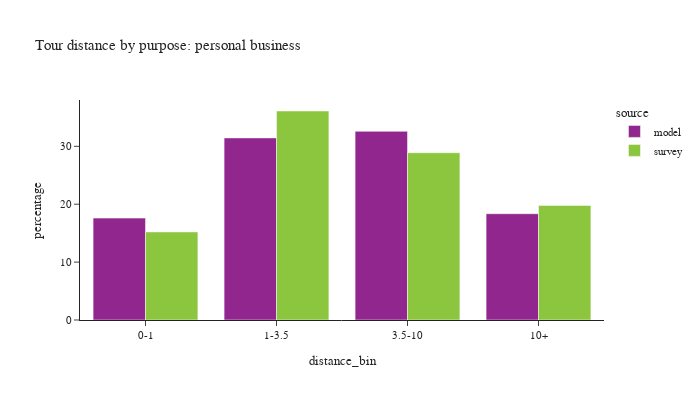

The code cell stored with this chart in its notebook:
### Code cell
plot_bins(tour, tour['pdpurp'] == 4, 'personal business')

### Figure 1 — Plotly figure (JSON) as saved in the notebook; plotly's stock layout.template omitted (floating-point values rounded to 4 significant figures)
{"data": [{"alignmentgroup": "True", "customdata": [[94252], [168438], [174545], [98330]], "hovertemplate": "source=model<br>distance_bin=%{x}<br>percentage=%{y}<br>sample count=%{customdata[0]}<extra></extra>", "legendgroup": "model", "marker": {"color": "#91268F", "pattern": {"shape": ""}}, "name": "model", "offsetgroup": "model", "orientation": "v", "showlegend": true, "textposition": "auto", "type": "bar", "x": ["0-1", "1-3.5", "3.5-10", "10+"], "xaxis": "x", "y": [17.6, 31.45, 32.59, 18.36], "yaxis": "y"}, {"alignmentgroup": "True", "customdata": [[161], [285], [265], [137]], "hovertemplate": "source=survey<br>distance_bin=%{x}<br>percentage=%{y}<br>sample count=%{customdata[0]}<extra></extra>", "legendgroup": "survey", "marker": {"color": "#8CC63E", "pattern": {"shape": ""}}, "name": "survey", "offsetgroup": "survey", "orientation": "v", "showlegend": true, "textposition": "auto", "type": "bar", "x": ["0-1", "1-3.5", "3.5-10", "10+"], "xaxis": "x", "y": [15.21, 36.1, 28.89, 19.79], "yaxis": "y"}], "layout": {"barmode": "group", "font": {"size": 11}, "height": 400, "legend": {"title": {"text": "source"}, "tracegroupgap": 0}, "title": {"text": "Tour distance by purpose: personal business"}, "width": 700, "xaxis": {"anchor": "y", "domain": [0.0, 1.0], "title": {"text": "distance_bin"}}, "yaxis": {"anchor": "x", "domain": [0.0, 1.0], "title": {"text": "percentage"}}}}
